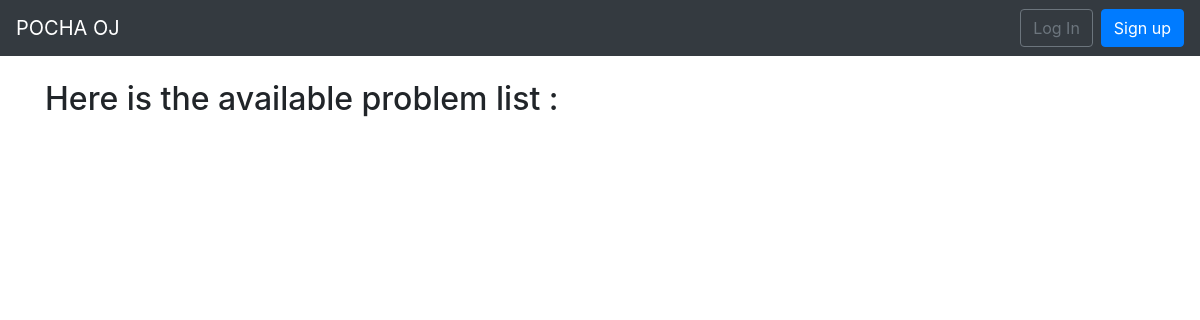
Page /problem/ on the earlier database version.
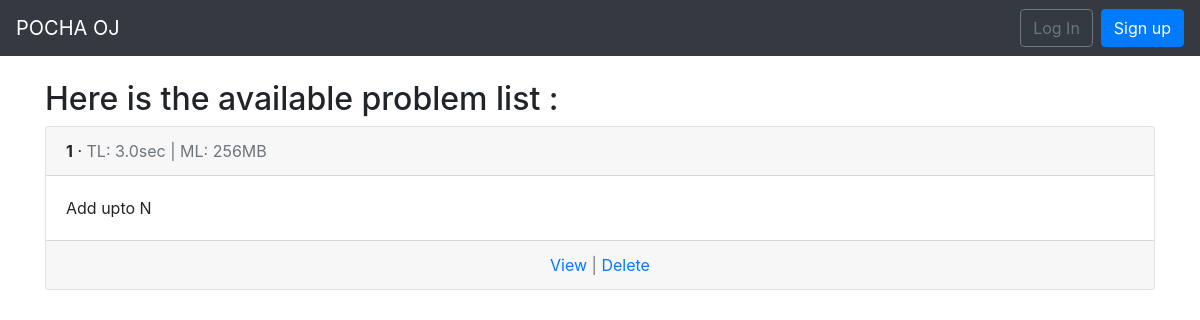
Same page on the later database version.
### problem/models.py (models this page shows, shortened)
class Problem(models.Model):
    title = models.CharField(blank = False, null = False, max_length=25)
    statement = models.TextField()
    time_limit = models.FloatField(default = 3.0, validators=[MinValueValidator(0.0),MaxValueValidator(5.0)])
    memory_limit = models.PositiveSmallIntegerField(default = 256, validators = [MaxValueValidator(1024)] )
    owner = models.ForeignKey(settings.AUTH_USER_MODEL,on_delete=models.CASCADE,related_name='created_problems')
    is_public = models.BooleanField(default=False)
    adding_time = models.DateTimeField(auto_now_add=True)

### problem/views.py (the view)
# urls.py: path('',views.ProblemListView.as_view(),name='problem_list'),
class ProblemListView(ListView):
    model = models.Problem
    template_name = 'problem/problem_list.html'

### problem/templates/problem/problem_list.html (shortened to what this page needs)
{% extends 'base.html' %}
{% block content %}
    <h2>Here is the available problem list : </h2>
        {% for problem in problem_list %}
            <div class="card">
                <div class="card-header">
                <span class="font-weight-bold">{{ problem.pk }}</span> &middot;
                <span class="text-muted">TL: {{ problem.time_limit }}sec | ML:
                {{ problem.memory_limit }}MB</span>
                </div>
                <div class="card-body">
                {{ problem.title }}
                </div>
                <div class="card-footer text-center text-muted">
                <a href="{% url 'problem:problem_detail' pk=problem.pk %}">View</a> | <a href="#">Delete</a>
            </div>
    {% endfor %}
{% endblock content %}

### templates/base.html (shortened to what this page needs)
<!doctype html>
<html lang="en">
  <head>
    <link rel="stylesheet" href="https://stackpath.bootstrapcdn.com/bootstrap/4.1.3/css/bootstrap.min.css">
  </head>
  <body>
    <nav class="navbar navbar-expand-md navbar-dark bg-dark mb-4">
      <a class="navbar-brand" href="{% url 'home' %}">POCHA OJ</a>
      <div class="collapse navbar-collapse" id="navbarCollapse">
        {% if user.is_authenticated %}
          <ul class="navbar-nav ml-auto">
            <li class="nav-item">
              <a class="nav-link dropdown-toggle" href="#" id="userMenu" data-toggle="dropdown" aria-haspopup="true" aria-expanded="false">
                {{ user.username }}
              </a>
              <div class="dropdown-menu dropdown-menu-right" aria-labelledby="userMenu">
                <a class="dropdown-item" href="{% url 'problem:problem_list' %}">Problem List</a>
                <div class="dropdown-divider"></div>
                <a class="dropdown-item" href="{% url 'logout' %}">Log Out</a>
              </div>
            </li>
          </ul>
        {% else %}
          <form class="form-inline ml-auto">
            <a href="{% url 'login' %}" class="btn btn-outline-secondary">Log In</a>
            <a href="{% url 'signup' %}" class="btn btn-primary ml-2">Sign up</a>
          </form>
        {% endif %}
      </div>
    </nav>
    <div class="container">
      {% block content %}
      {% endblock content %}
    </div>
  </body>
</html>

Differences in the rows shown:
added Problem: pk "1", time_limit "3.0", memory_limit "256", title "Add upto N"
